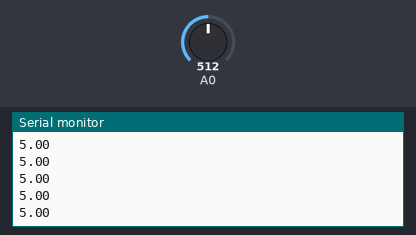
Bench run of a sketch on a simulated Arduino Uno, built with avr-gcc and run on an emulated ATmega328P. On the bench: the last lines printed to the serial monitor. Inputs (shaded band) come from the test bench; at power-on: A0 = 512.

Above: at 1.2 s.
1.3 s: A0 set to 716
At 1.31 s:
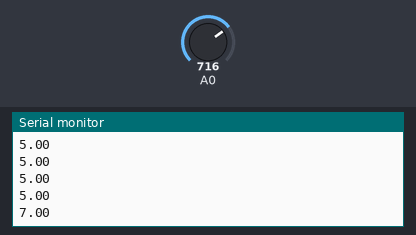
2.8 s: A0 set to 900
At 2.82 s:
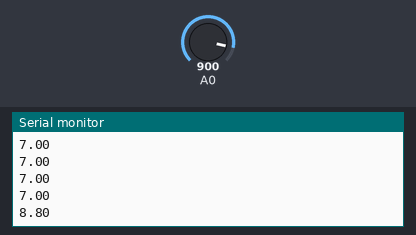
Timing chart, 0 to 5.8 s (numbered marks = the images above; inputs shaded):
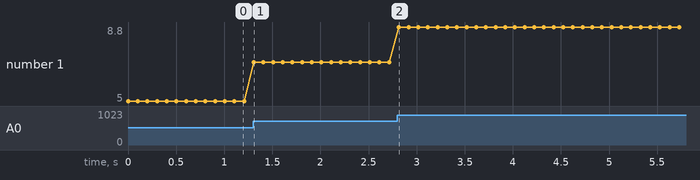

The sketch:

voltage_divider1.ino
```cpp
void setup()
{
	pinMode(A0, INPUT);
  	Serial.begin(9600);
}

void loop()
{
  int value = analogRead(A0);
  float voltage = value * 5.0 *2.0 / 1023;
  Serial.println(voltage);
  delay(100);
}
```

Measured:
- after the input at 1.3 s, the serial monitor: prints a new line at once (image 1)
- after the input at 2.8 s, the serial monitor: prints a new line at once (image 2)
- plotted number 1: 5 → 7 after the input at 1.3 s, 7 → 8.8 after the input at 2.8 s
